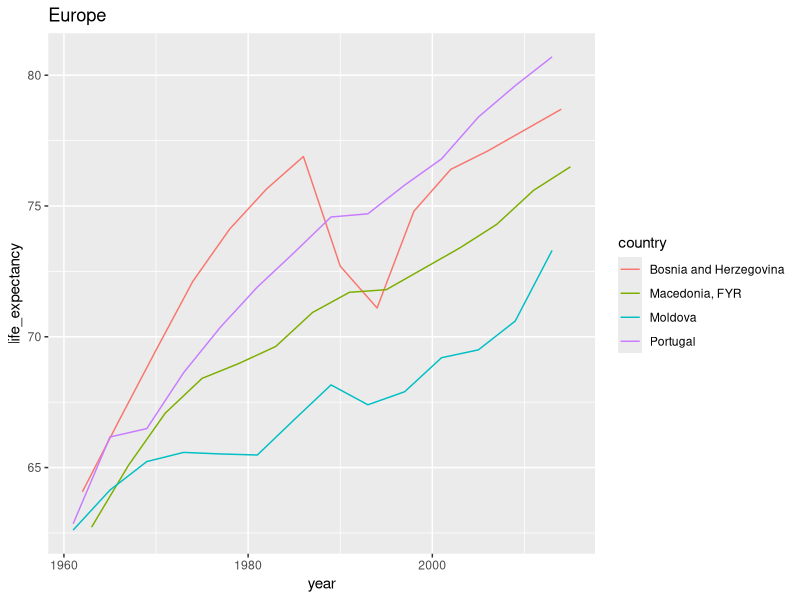

Reproduce this figure in R.
# install.packages("gapminder")

library(tidyverse)
library(dslabs)
data(gapminder)

df <- gapminder

## continent of interest (coi)
coi <- "Europe"

## study df
summary(df)

## study unique values
df %>% 
  summarise(nb_country = n_distinct(country),
            nb_continent = n_distinct(continent),
            nb_year= n_distinct(year))

## examine life expectancy in continent
df %>%
  filter(continent == coi) %>% 
  select(country, life_expectancy) %>%
  arrange(life_expectancy) %>% 
  head(10)

## sort countries by lowest life expectancy
lowest <- df %>%
  filter(continent == coi) %>%
  select(country, year, life_expectancy) %>%
  arrange(life_expectancy)

## create data table of life expectancy
library(data.table)
lle <- data.table(lowest)

## arrange countries by lowest life expectancy seen
lle <- lle[ , .SD[which.min(life_expectancy)], by = country]
lle

## worst 5 life expectancy countries
bot4 <- as.array(lle$country[1:4])
bot4




## plot bot4 over time
df %>% 
  filter(country == bot4) %>% 
  ggplot(aes(x = year,y = life_expectancy,color = country)) +
  geom_line( size = 0.5)+
  ggtitle(coi)

## rate
df <- df %>% 
  filter(country == "Bosnia and Herzegovina") %>%
  select(year, life_expectancy) %>%
  arrange(year)
  


## plot change of rate or deviation or similar

 df <- mutate(df, rate = (100 * (life_expectancy - lag(life_expectancy))/lag(life_expectancy)))


## largest change in rate
 n_rate <- min(df$rate, na.rm=TRUE)


## year corresponding to worst rate

 df$year[which.min(df$rate)]

## plotting rate

df
